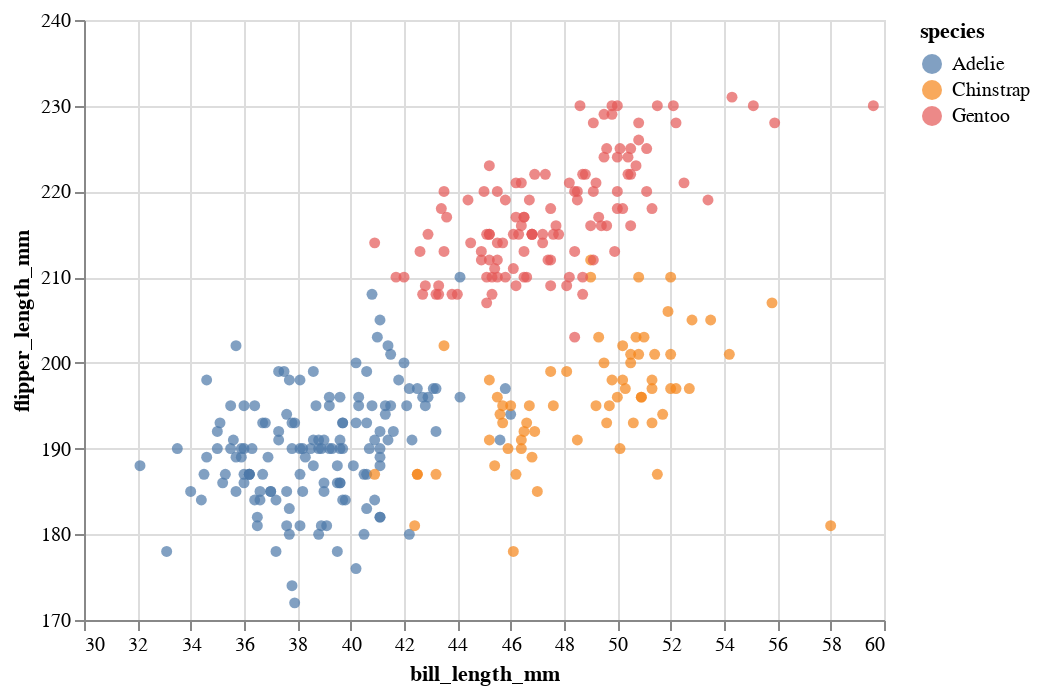

The code cell stored with this chart in its notebook:
### Markdown cell above
Changing from `"species"` to `"species:N"` does not have any effect, because when there are strings in the column, Altair automatically defaults to a Nominal data type.

### Code cell
alt.Chart(df).mark_circle().encode(
    x=alt.X("bill_length_mm", scale=alt.Scale(domain=(30,60))),
    y=alt.Y("flipper_length_mm", scale=alt.Scale(domain=(170,240))),
    color="species:N"
)

### Figure 1 — Vega-Lite specification as saved in the notebook (floating-point values rounded to 4 significant figures; data arrays with more than 128 entries replaced by an {"elided": "..."} marker saying what was removed)
{"config": {"view": {"continuousWidth": 400, "continuousHeight": 300}}, "data": {"name": "data-a7bc2cc87e28b8bb84b0376a27fad733"}, "mark": "circle", "encoding": {"color": {"field": "species", "type": "nominal"}, "x": {"field": "bill_length_mm", "scale": {"domain": [30, 60]}, "type": "quantitative"}, "y": {"field": "flipper_length_mm", "scale": {"domain": [170, 240]}, "type": "quantitative"}}, "$schema": "https://vega.github.io/schema/vega-lite/v4.17.0.json", "datasets": {"data-a7bc2cc87e28b8bb84b0376a27fad733": {"elided": "333 records"}}}
